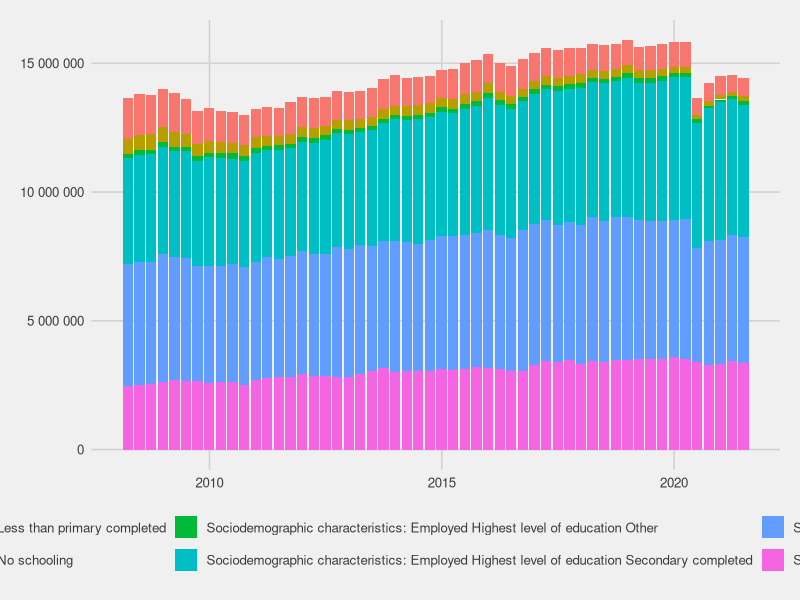

Write R code to recreate this figure. (Note: this script raises an error after producing the figure.)
## ---- chunk 1
knitr::opts_chunk$set(echo = TRUE)

library(tidyverse)
library(scales)
library(ggthemes)

theme_set(theme_fivethirtyeight())
theme_update(legend.position = "bottom")

## ---- chunk 2
library(readxl)

# index <- read_excel("data/20210924_093330526943_jonathan_jayes.xlsx", skip = 3) %>% 
#     mutate(row_num = row_number()) %>% 
#     filter(row_num %in% 2:5) %>% 
#     mutate(across(where(is.numeric), as.character)) %>% view
#     pivot_longer(-`Frequency: Quarterly`)

df <- read_excel("data/20210924_093330526943_jonathan_jayes.xlsx", skip = 8) %>% 
    mutate(code = as.Date(code)) %>% 
    rename(quarter = code) %>% 
    pivot_longer(-quarter, names_to = "code")

codebook <- read_excel("data/quantec_qlfs_codebook.xlsx")

df <- codebook %>% 
    inner_join(df,by = "code")

## ---- chunk 3

df %>% 
    filter(str_detect(title, "Sociodemographic")) %>%
    ggplot(aes(quarter, value, fill = title)) +
    geom_col() +
    scale_y_continuous(labels = number_format(scale = 1000)) +
    theme(legend.position = "bottom") +
    labs(x = NULL,
         y = glue::glue("Employed"))
## ---- chunk 4
df %>%
  filter(str_detect(code, c("P0211-LFSK_TOTAL_T_T_LF", "P0211-LFS_X0"))) %>%
  ggplot(aes(quarter, value, colour = title)) +
  geom_line() +
  scale_y_continuous(labels = number_format(scale = 1000)) +
  labs(
    x = NULL,
    y = glue::glue("Employed"),
    colour = NULL
  )
## ---- chunk 5
df %>%
  filter(str_detect(code, c("P0211-LFSK_TOTAL_T_T_LF", "P0211-LFS_X0"))) %>%
  group_by(title) %>% 
  mutate(value = (value / lag(value, n = 1)) - 1) %>%
  ungroup() %>% 
  mutate(min_q = min(quarter) + lubridate::days(180)) %>% 
  filter(quarter > min_q) %>% 
  ggplot(aes(quarter, value, colour = title)) +
  geom_line() +
  scale_y_continuous(labels = percent_format()) +
  labs(
    x = NULL,
    y = glue::glue("Employed"),
    colour = NULL
  )
## ---- chunk 6
df %>%
  filter(code %in% c("P0211-LFSK_TOTAL_T_T_PR", "P0211-LFS_XR2")) %>% 
  ggplot(aes(quarter, value, colour = title)) +
  geom_line() +
  scale_y_continuous(labels = percent_format(scale = 1)) +
  labs(
    x = NULL,
    y = "Labour Force Particiaption Rate",
    colour = NULL
  )
## ---- chunk 7
df %>%
  filter(str_detect(code, c("P0211-LFS_O[0-9][0-9]"))) %>%
  mutate(title = str_remove(title, "Employed by occupation: Occupation")) %>%
  ggplot(aes(quarter, value, fill = title)) +
  geom_col(position = "stack") +
  scale_y_continuous(labels = number_format(scale = 1000)) +
  labs(
    x = NULL,
    y = glue::glue("Employed"),
    fill = NULL
  )

df %>%
  filter(str_detect(code, c("P0211-LFS_O[0-9][0-9]"))) %>%
  mutate(title = str_remove(title, "Employed by occupation: Occupation")) %>%
  ggplot(aes(quarter, value, colour = title)) +
  geom_line() +
  scale_y_continuous(labels = number_format(scale = 1000)) +
  labs(
    x = NULL,
    y = glue::glue("Employed"),
    colour = NULL
  )
## ---- chunk 8
df %>%
  filter(str_detect(code, c("P0211-LFS_O[0-9][0-9]"))) %>%
  mutate(
    title = str_remove(title, "Employed by occupation: Occupation"),
    q_max_minus_4 = max(quarter) - lubridate::days(365)
  ) %>%
  filter(quarter > q_max_minus_4) %>%
  mutate(
    title = fct_reorder(title, value),
    quarter = as.character(quarter)
  ) %>%
  ggplot(aes(value, title, fill = quarter)) +
  geom_col(position = "dodge") +
  theme(legend.position = "bottom") +
  scale_x_continuous(labels = number_format(scale = 1000)) +
  labs(
    x = NULL,
    y = glue::glue("Employed"),
    fill = NULL
  )
## ---- chunk 9

